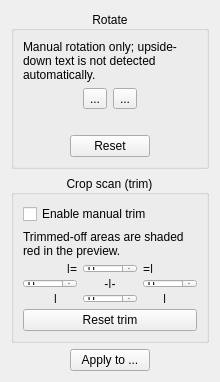
<?xml version="1.0" encoding="UTF-8"?>
<ui version="4.0">
 <class>fix_orientation::OptionsWidget</class>
 <widget class="QWidget" name="fix_orientation::OptionsWidget">
   <property name="geometry">
   <rect>
    <x>0</x>
    <y>0</y>
    <width>220</width>
    <height>340</height>
   </rect>
  </property>
  <property name="windowTitle">
   <string>Form</string>
  </property>
  <layout class="QVBoxLayout">
   <item>
    <widget class="CollapsibleGroupBox" name="rotateGroupBox">
     <property name="title">
      <string>Rotate</string>
     </property>
     <property name="alignment">
      <set>Qt::AlignCenter</set>
     </property>
     <layout class="QVBoxLayout">
      <item>
       <widget class="QLabel" name="rotationHelpLabel">
        <property name="wordWrap">
         <bool>true</bool>
        </property>
        <property name="text">
         <string>Manual rotation only; upside-down text is not detected automatically.</string>
        </property>
       </widget>
      </item>
      <item>
       <layout class="QHBoxLayout">
        <item>
         <spacer>
          <property name="orientation">
           <enum>Qt::Horizontal</enum>
          </property>
          <property name="sizeHint" stdset="0">
           <size>
            <width>1</width>
            <height>1</height>
           </size>
          </property>
         </spacer>
        </item>
        <item>
         <widget class="QToolButton" name="rotateLeftBtn">
          <property name="text">
           <string>...</string>
          </property>
          <property name="icon">
           <iconset resource="../../../resources/resources.qrc">
            <normaloff>:/icons/object-rotate-left.svg</normaloff>:/icons/object-rotate-left.svg</iconset>
          </property>
          <property name="iconSize">
           <size>
            <width>24</width>
            <height>24</height>
           </size>
          </property>
          <property name="toolTip">
           <string>Rotate the page 90 degrees counter-clockwise.</string>
          </property>
         </widget>
        </item>
        <item>
         <widget class="QToolButton" name="rotateRightBtn">
          <property name="text">
           <string>...</string>
          </property>
          <property name="icon">
           <iconset resource="../../../resources/resources.qrc">
            <normaloff>:/icons/object-rotate-right.svg</normaloff>:/icons/object-rotate-right.svg</iconset>
          </property>
          <property name="iconSize">
           <size>
            <width>24</width>
            <height>24</height>
           </size>
          </property>
          <property name="toolTip">
           <string>Rotate the page 90 degrees clockwise.</string>
          </property>
         </widget>
        </item>
        <item>
         <spacer>
          <property name="orientation">
           <enum>Qt::Horizontal</enum>
          </property>
          <property name="sizeHint" stdset="0">
           <size>
            <width>1</width>
            <height>1</height>
           </size>
          </property>
         </spacer>
        </item>
       </layout>
      </item>
      <item>
       <layout class="QHBoxLayout">
        <item>
         <spacer>
          <property name="orientation">
           <enum>Qt::Horizontal</enum>
          </property>
          <property name="sizeHint" stdset="0">
           <size>
            <width>1</width>
            <height>1</height>
           </size>
          </property>
         </spacer>
        </item>
        <item>
         <widget class="QLabel" name="rotationIndicator">
          <property name="text">
           <string/>
          </property>
          <property name="pixmap">
           <pixmap resource="../../../resources/resources.qrc">:/icons/big-up-arrow.svg</pixmap>
          </property>
         </widget>
        </item>
        <item>
         <spacer>
          <property name="orientation">
           <enum>Qt::Horizontal</enum>
          </property>
          <property name="sizeHint" stdset="0">
           <size>
            <width>1</width>
            <height>1</height>
           </size>
          </property>
         </spacer>
        </item>
       </layout>
      </item>
      <item>
       <layout class="QHBoxLayout">
        <item>
         <spacer>
          <property name="orientation">
           <enum>Qt::Horizontal</enum>
          </property>
          <property name="sizeHint" stdset="0">
           <size>
            <width>1</width>
            <height>1</height>
           </size>
          </property>
         </spacer>
        </item>
        <item>
         <widget class="QPushButton" name="resetBtn">
          <property name="text">
           <string>Reset</string>
          </property>
         </widget>
        </item>
        <item>
         <spacer>
          <property name="orientation">
           <enum>Qt::Horizontal</enum>
          </property>
          <property name="sizeHint" stdset="0">
           <size>
            <width>1</width>
            <height>1</height>
           </size>
          </property>
         </spacer>
        </item>
       </layout>
      </item>
     </layout>
    </widget>
   </item>
   <item>
    <widget class="CollapsibleGroupBox" name="trimGroupBox">
     <property name="title">
      <string>Crop scan (trim)</string>
     </property>
     <property name="alignment">
      <set>Qt::AlignCenter</set>
     </property>
     <layout class="QVBoxLayout">
      <item>
       <widget class="QCheckBox" name="trimEnabledCheck">
        <property name="text">
         <string>Enable manual trim</string>
        </property>
       </widget>
      </item>
      <item>
       <widget class="QLabel" name="trimPreviewHint">
        <property name="text">
         <string>Trimmed-off areas are shaded red in the preview.</string>
        </property>
        <property name="wordWrap">
         <bool>true</bool>
        </property>
       </widget>
      </item>
      <item>
       <layout class="QGridLayout" name="trimGridLayout">
        <item row="0" column="0">
         <widget class="QLabel" name="labelTrimTopLeft">
          <property name="text">
           <string notr="true">|=</string>
          </property>
          <property name="alignment">
           <set>Qt::AlignRight|Qt::AlignVCenter</set>
          </property>
         </widget>
        </item>
        <item row="0" column="1">
         <widget class="QSpinBox" name="trimTopSpin">
          <property name="minimum">
           <number>0</number>
          </property>
          <property name="toolTip">
           <string>Set how much to trim from the top edge.</string>
          </property>
         </widget>
        </item>
        <item row="0" column="2">
         <widget class="QLabel" name="labelTrimTopRight">
          <property name="text">
           <string notr="true">=|</string>
          </property>
          <property name="alignment">
           <set>Qt::AlignLeft|Qt::AlignVCenter</set>
          </property>
         </widget>
        </item>
        <item row="1" column="0">
         <widget class="QSpinBox" name="trimLeftSpin">
          <property name="minimum">
           <number>0</number>
          </property>
          <property name="toolTip">
           <string>Set how much to trim from the left edge.</string>
          </property>
         </widget>
        </item>
        <item row="1" column="1">
         <widget class="QLabel" name="labelTrimCenter">
          <property name="text">
           <string notr="true">-|-</string>
          </property>
          <property name="alignment">
           <set>Qt::AlignCenter</set>
          </property>
         </widget>
        </item>
        <item row="1" column="2">
         <widget class="QSpinBox" name="trimRightSpin">
          <property name="minimum">
           <number>0</number>
          </property>
          <property name="toolTip">
           <string>Set how much to trim from the right edge.</string>
          </property>
         </widget>
        </item>
        <item row="2" column="0">
         <widget class="QLabel" name="labelTrimBottomLeft">
          <property name="text">
           <string notr="true">|___</string>
          </property>
          <property name="alignment">
           <set>Qt::AlignRight|Qt::AlignVCenter</set>
          </property>
         </widget>
        </item>
        <item row="2" column="1">
         <widget class="QSpinBox" name="trimBottomSpin">
          <property name="minimum">
           <number>0</number>
          </property>
          <property name="toolTip">
           <string>Set how much to trim from the bottom edge.</string>
          </property>
         </widget>
        </item>
        <item row="2" column="2">
         <widget class="QLabel" name="labelTrimBottomRight">
          <property name="text">
           <string notr="true">___|</string>
          </property>
          <property name="alignment">
           <set>Qt::AlignLeft|Qt::AlignVCenter</set>
          </property>
         </widget>
        </item>
       </layout>
      </item>
      <item>
       <widget class="QPushButton" name="resetTrimBtn">
        <property name="text">
         <string>Reset trim</string>
        </property>
       </widget>
      </item>
     </layout>
    </widget>
   </item>
   <item>
    <layout class="QHBoxLayout">
     <item>
      <spacer>
       <property name="orientation">
        <enum>Qt::Horizontal</enum>
       </property>
       <property name="sizeHint" stdset="0">
        <size>
         <width>1</width>
         <height>1</height>
        </size>
       </property>
      </spacer>
     </item>
     <item>
      <widget class="QPushButton" name="applyToBtn">
       <property name="text">
        <string>Apply to ...</string>
       </property>
       <property name="toolTip">
        <string>Choose which pages receive these settings.</string>
       </property>
      </widget>
     </item>
     <item>
      <spacer>
       <property name="orientation">
        <enum>Qt::Horizontal</enum>
       </property>
       <property name="sizeHint" stdset="0">
        <size>
         <width>1</width>
         <height>1</height>
        </size>
       </property>
      </spacer>
     </item>
    </layout>
   </item>
   <item>
    <spacer>
     <property name="orientation">
      <enum>Qt::Vertical</enum>
     </property>
     <property name="sizeHint" stdset="0">
      <size>
       <width>1</width>
       <height>1</height>
      </size>
     </property>
    </spacer>
   </item>
  </layout>
 </widget>
 <customwidgets>
  <customwidget>
   <class>CollapsibleGroupBox</class>
   <extends>QGroupBox</extends>
   <header location="global">CollapsibleGroupBox.h</header>
   <container>1</container>
  </customwidget>
 </customwidgets>
 <resources>
  <include location="../../../resources/resources.qrc"/>
 </resources>
 <connections/>
</ui>
